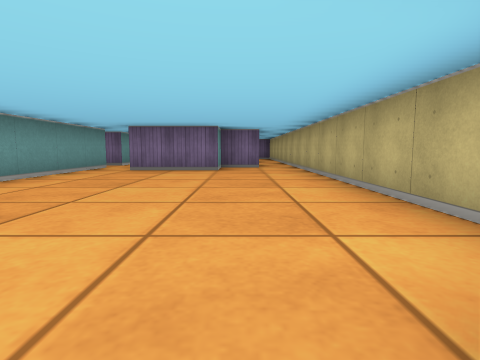
[1] (above)

16 first-person views from a walk through a cub3D ray-caster map. The camera is about half as high as the walls, tilts 6° down and sees 80° across. The floor is counted in squares. Each view is taken from the middle of a square. On the plan, view 1 faces up. The plan holds only what a view shows up to about 9 squares ahead; the rest is blank.

[2]
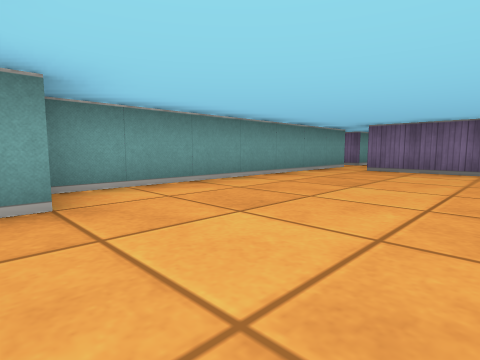

[3]
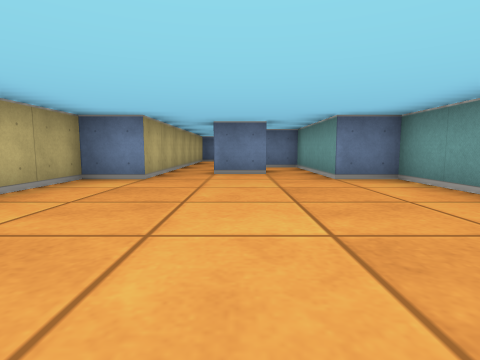

[4]
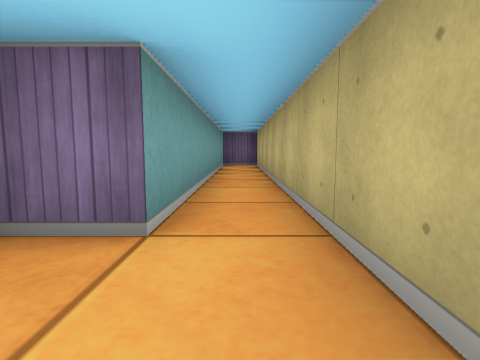

[5]
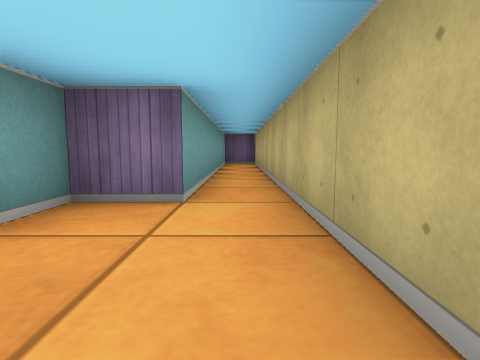

[6]
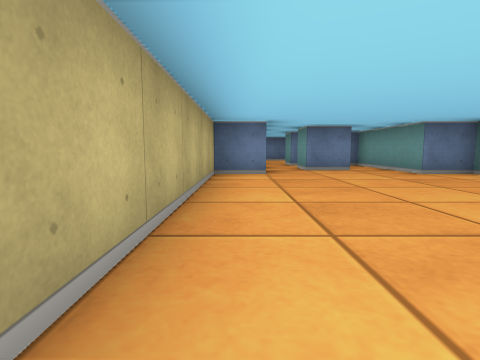

[7]
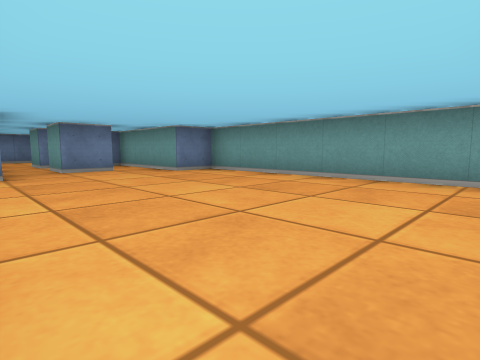

[8]
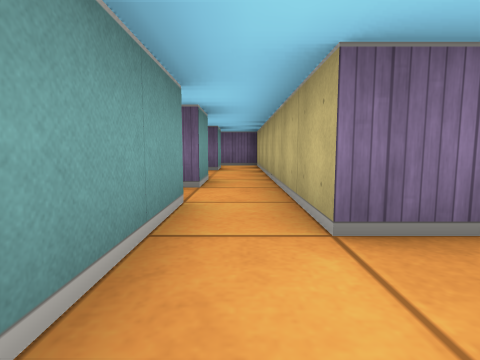

[9]
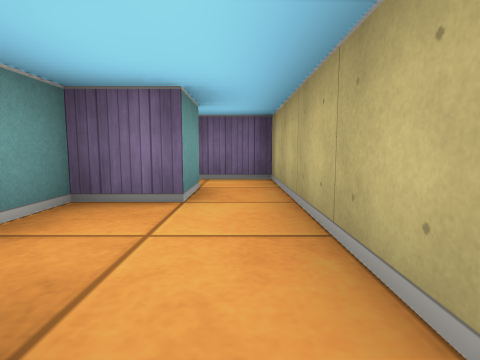

[10]
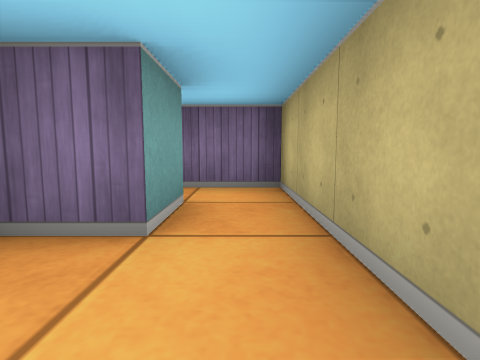

[11]
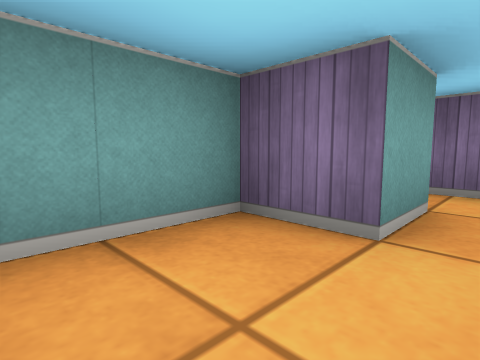

[12]
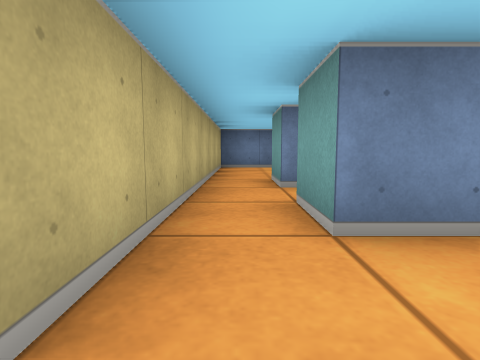

[13]
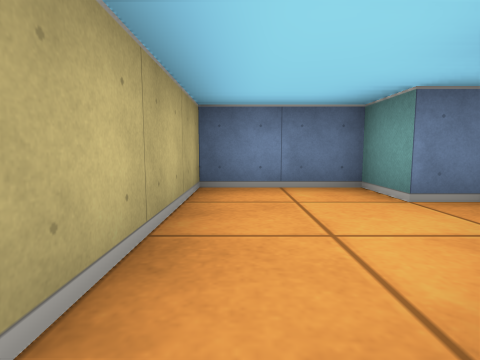

[14]
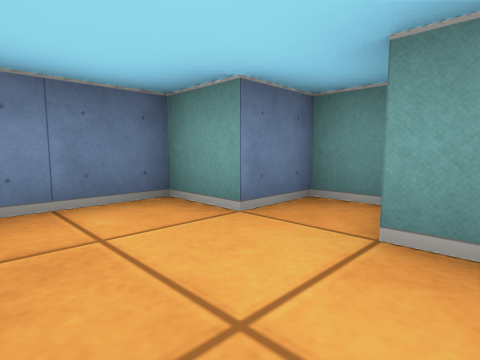

[15]
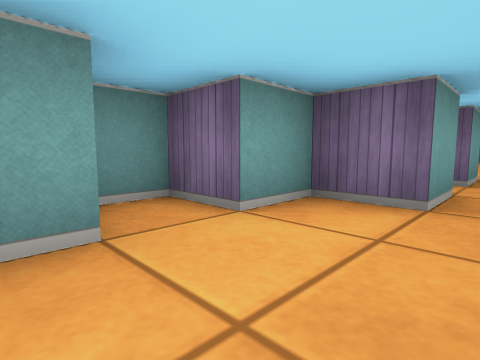

[16]
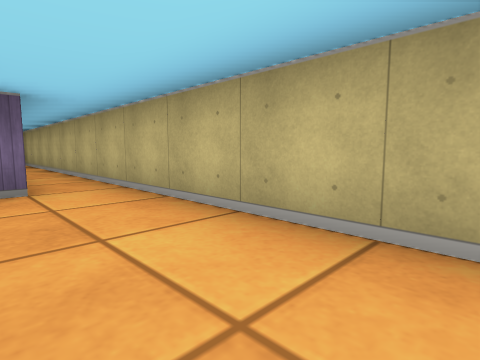

### Floor plan
Ten units are one square. View 1 is at (0, 0); x grows to the right and y downward. Boxes are objects, and circles mark ways between rooms. Rooms are numbered by the first view taken in them; rooms with no view inside come last. Other rooms are left out.
<svg viewBox="-50 -150 70 220">
<path fill="none" stroke="#000" d="M-35 -76 -35 -5 -25 -5 -25 25 -5 25M-16 5 -5 5 -5 15M5 25 5 -5 15 -5 15 -145 5 -145M5 -141 5 -75 -5 -75 -5 -65 -25 -65 -25 -75M-35 -95 -35 -85 -40 -85M-35 -126 -35 -115 -45 -115 -45 -100M-25 -75 -25 -135 -38 -135M-5 25 -5 35 -15 35 -15 45 -25 45 -25 55 -15 55 -15 65 5 65 5 25"/>
<circle cx="-30" cy="-80" r="3" fill="#2a7"/>
<circle cx="0" cy="30" r="3" fill="#2a7"/>
<text x="-10" y="-40">1</text>
<text x="-30" y="-110">2</text>
<text x="-10" y="50">3</text>
</svg>
Room 1 opens to room 2. Room 1 opens to room 3.

Where each view was taken, in squares from view 1:
view 1: 0 up, 0 right, facing up
view 2: 0 up, 0 right, facing up-left
view 3: 5 up, 1 left, facing down
view 4: 6 up, 1 right, facing up
view 5: 5 up, 1 right, facing up
view 6: 6 up, 1 right, facing down
view 7: 6 up, 1 right, facing down-left
view 8: 5 up, 3 left, facing up
view 9: 9 up, 3 left, facing up
view 10: 10 up, 3 left, facing up
view 11: 10 up, 3 left, facing up-left
view 12: 1 up, 0 right, facing down
view 13: 3 down, 0 right, facing down
view 14: 4 down, 0 right, facing down-left
view 15: 6 down, 0 right, facing up-left
view 16: 4 up, 0 right, facing up-right
